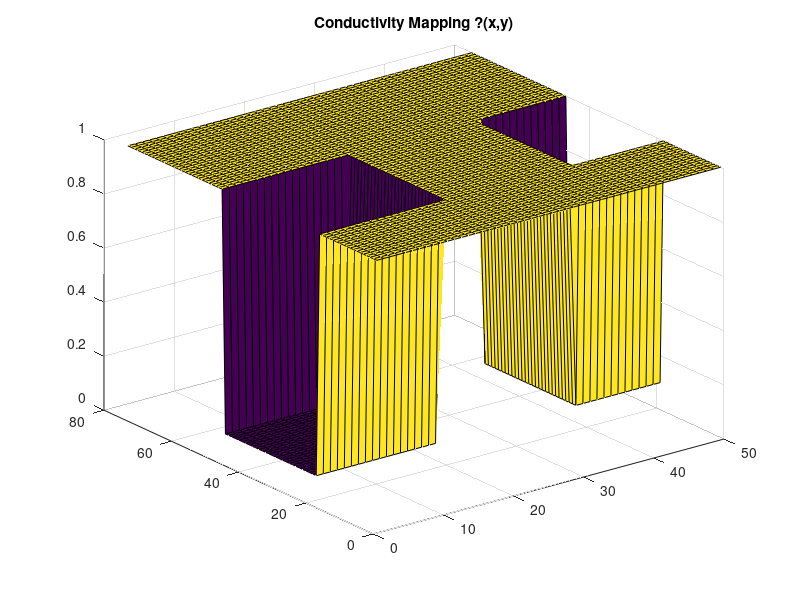
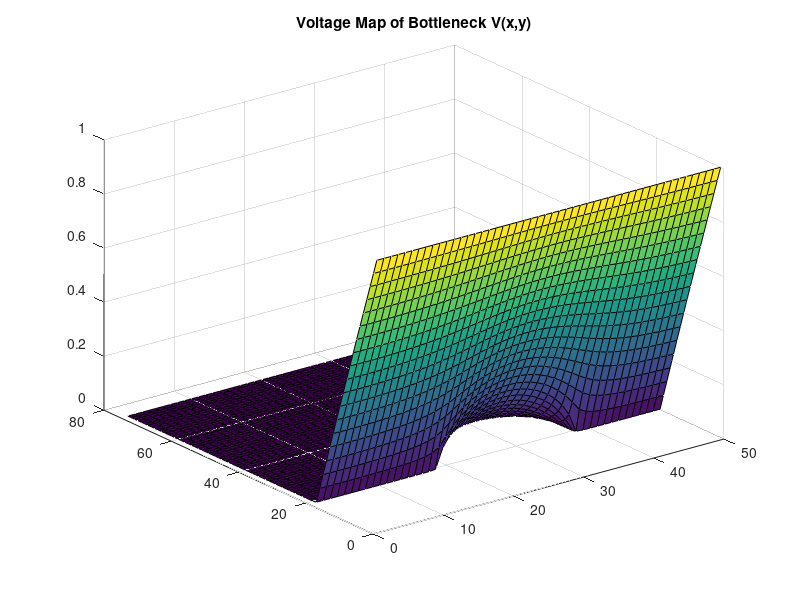
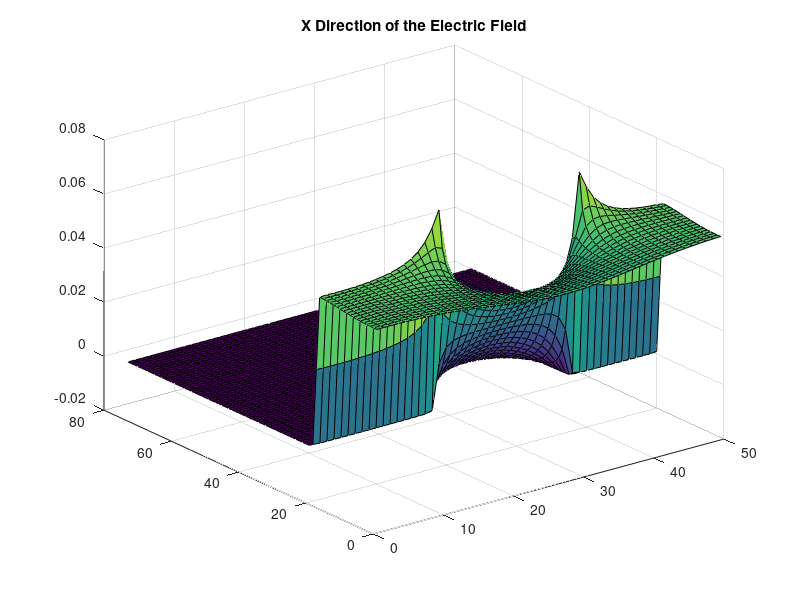
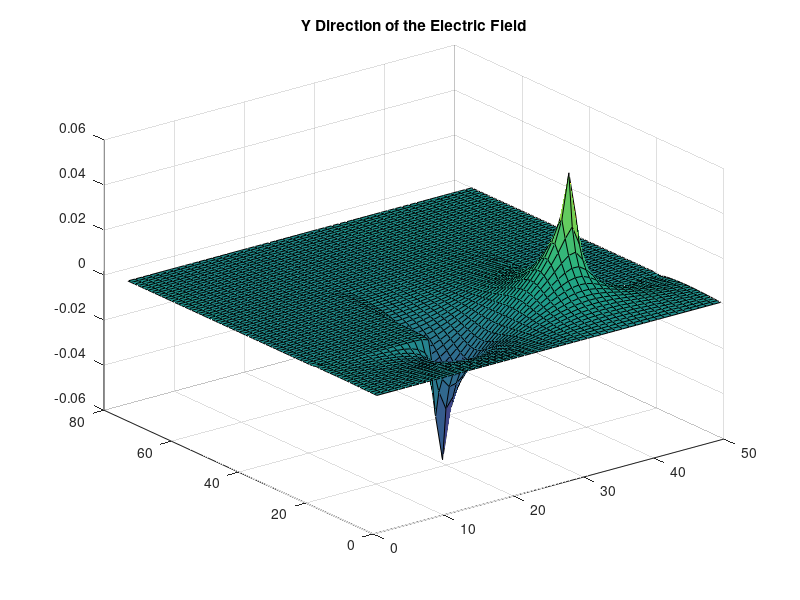

Here is the MATLAB script that generated these plots, in order:
L = 75;
W = 50;
g_matix = sparse((W * L), (W * L));
H = zeros(1,(W*L));
vo = 1;

condout = 1; 
condin = 10e-2; 
inner1 = [(L* 1/4), (L * 2.5/4), 0, (W * 1.5/4)];
inner2 = [(L * 1/4), (L * 2.5/4),  W, (W * 3/4)];


    
    
  for v = 1:1:L

    for o = 1:1:W
        
        k = o + (v - 1) * W;
        nym = o + ((v - 1)-1)*W;
        nyp = o + ((v + 1)-1)*W;
        nxm = (o-1) + (v - 1)*W;
        nxp = (o+1) + (v - 1)*W;
        if v == 1
            g_matix(k, :) = 0;
            g_matix(k, k) = 1;
            H(1, k) = 1;
        elseif v == L
            g_matix(k, :) = 0;
            g_matix(k, k) = 1;
            
        elseif o == 1 && v > 1 && v < L
            
            if v == inner2(1)
                g_matix(k, k) = -3;
                g_matix(k, nyp) = condin;
                g_matix(k, nxp) = condin;
                g_matix(k, nxm) = condout;
            
            elseif v == inner2(2)
                g_matix(k, k) = -3;
                g_matix(k, nyp) = condin;
                g_matix(k, nxp) = condout;
                g_matix(k, nxm) = condin;
                
            elseif (v > inner2(1) && v < inner2(2))
                g_matix(k, k) = -3;
                g_matix(k, nyp) = condin;
                g_matix(k, nxp) = condin;
                g_matix(k, nxm) = condin;
            else
                g_matix(k, k) = -3;
                g_matix(k, nyp) = condout;
                g_matix(k, nxp) = condout;
                g_matix(k, nxm) = condout;
            end
            
        elseif o == W && v > 1 && v < L
            
            if v == inner2(1)
                g_matix(k, k) = -3;
                g_matix(k,nym) = condin;
                g_matix(k, nxp) = condin;
                g_matix(k, nxm) = condout;
            
            elseif v == inner2(2)
                g_matix(k, k) = -3;
                g_matix(k, nym) = condin;
                g_matix(k, nxp) = condout;
                g_matix(k, nxm) = condin;
                
            elseif (v > inner2(1) && v < inner2(2)) 
                g_matix(k, k) = -3;
                g_matix(k, nym) = condin;
                g_matix(k, nxm) = condin;
                g_matix(k, nxm) = condin;
            else 
                g_matix(k, k) = -3;
                g_matix(k, nym) = condout;
                g_matix(k, nxp) = condout;
                g_matix(k, nxm) = condout;
            end
            
        else
            
            if v == inner2(1) && ((o < inner1(4)) || (o > inner2(4)))
                g_matix(k, k) = -4;
                g_matix(k, nyp) = condin;
                g_matix(k, nym) = condin;
                g_matix(k, nxp) = condin;
                g_matix(k, nxm) = condout;
            
            elseif v == inner2(2) && ((o < inner1(4)) || (o > inner2(4)))
                g_matix(k, k) = -4;
                g_matix(k, nyp) = condin;
                g_matix(k, nym) = condin;
                g_matix(k, nxp) = condout;
                g_matix(k, nxm) = condin;
                
            elseif (v > inner2(1) && v < inner2(2) && ((o < inner1(4)) || (o > inner2(4))))
                g_matix(k, k) = -4;
                g_matix(k, nyp) = condin;
                g_matix(k, nym) = condin;
                g_matix(k, nxp) = condin;
                g_matix(k, nxm) = condin;
            else
                g_matix(k, k) = -4;
                g_matix(k, nyp) = condout;
                g_matix(k, nym) = condout;
                g_matix(k, nxp) = condout;
                g_matix(k, nxm) = condout;
            end
           
        end
    end
                

  end 
  

cond = ones(L, W);

for v = 1:1:L
    
    for o = 1:1:W
        if(v > inner2(1) && v < inner2(2) && ((o < inner1(4)) || (o > inner2(4))))
            cond(v,o) = 10e-2;
        end
    end
    
end
    
figure(5);
surf(cond);
title('Conductivity Mapping ?(x,y)');


Z = g_matix\H';
Vbot = zeros(L,W);
for v = 1:1:L

    for o = 1:1:W
        n = o + (v - 1) * W;
        Vbot(v, o) = Z(n);
    end
end

figure (6);
surf(Vbot);
title('Voltage Map of Bottleneck V(x,y)');

[ElectroY, ElectroX] = gradient(Vbot);
DEN = cond.*gradient(Vbot);

ElectroX = -ElectroX;
ElectroY = -ElectroY;
figure(7)
surf(ElectroX)
title('X Direction of the Electric Field')

figure(8)
surf(ElectroY)
title('Y Direction of the Electric Field')



figure(9)
surf(DEN)
title('Current Density Magnitude plot')

bnvec = zeros(1, 100);
currvec = zeros(1, 200);
for condu = 1:10
  bnvec(condu) = condin;
  bnvec = L*currvec + W;
  cflow2 = sum(sum(DEN))/(L*W)
  currvec(condu) = cflow2;
  condin = condin + 0.01;   
end


figure(10)
plot(bnvec, currvec);
title('Current vs Conductivity');